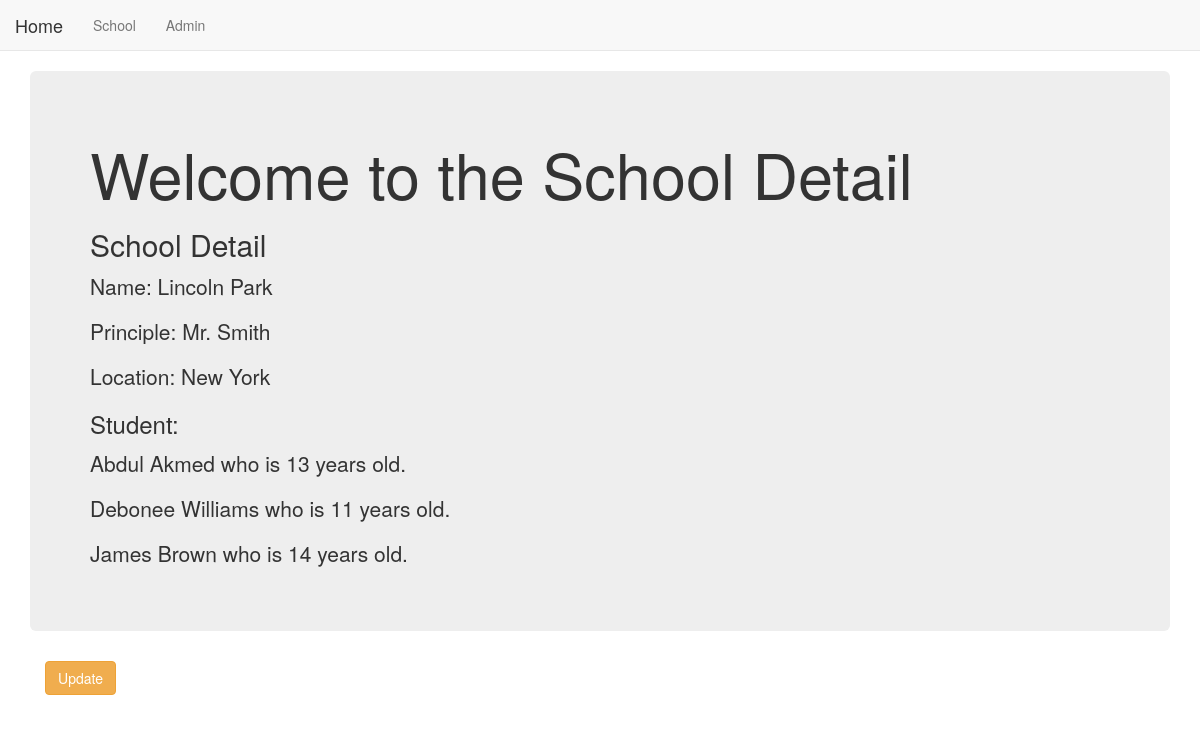
/temp_app/2/, run on an earlier commit of the app's database.
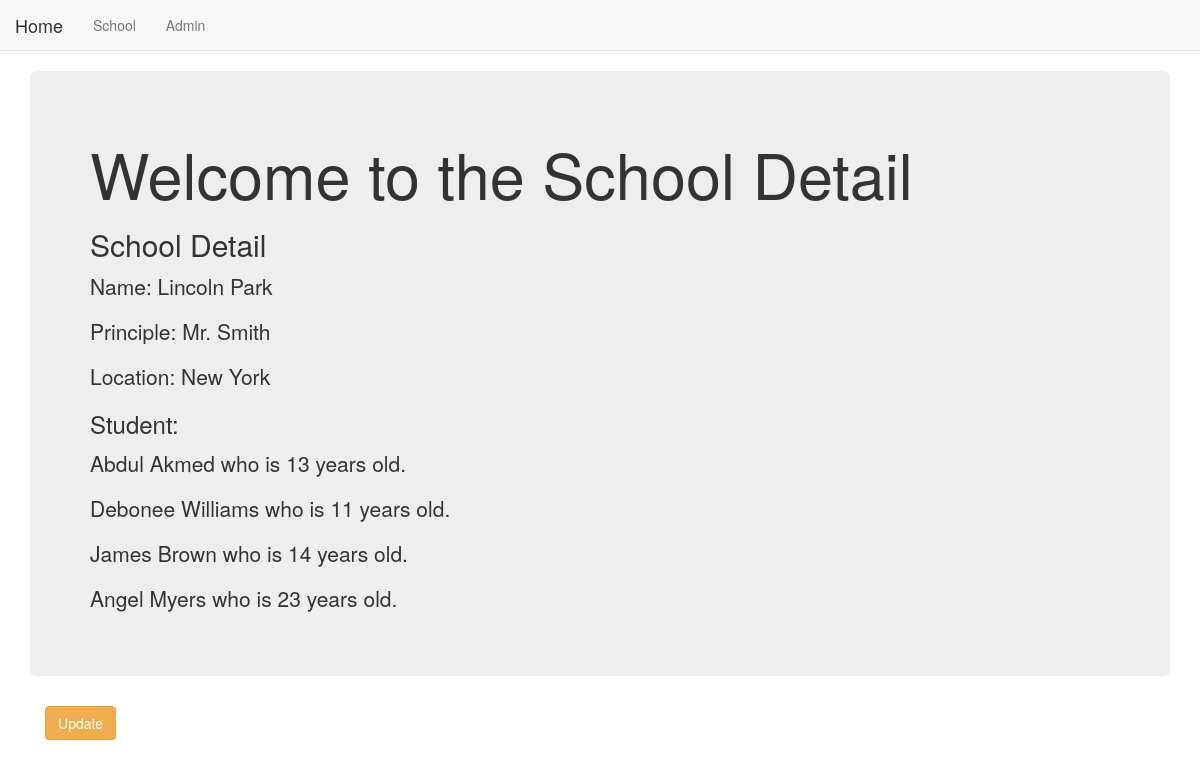
And on a later commit of the database.
### temp_app/models.py (models this page shows, shortened)
class School(models.Model):
    name = models.CharField(max_length=256)
    principal = models.CharField(max_length=256)
    location = models.CharField(max_length=256)

class Student(models.Model):
    name = models.CharField(max_length=256)
    age = models.PositiveIntegerField()
    School = models.ForeignKey(School,related_name='students', on_delete=models.CASCADE)

### temp_app/views.py (the view)
# urls.py: url(r'^(?P<pk>\d+)/$', views.SchoolDetailView.as_view(), name='detail'),
class SchoolDetailView(DetailView):
    model = models.School
    template_name = 'temp_app/school_detail.html'
    context_object_name = 'school_detail'

### temp_app/templates/temp_app/school_detail.html
{% extends "temp_app/basic_app_base.html" %}
{% block body_block %}
<div class="jumbotron">
    <h1>Welcome to the School Detail</h1>
    <h2>School Detail</h2>
    <p>
        Name: {{school_detail.name}}
    </p>
    <p>
        Principle: {{school_detail.principal}}
    </p>
    <p>
        Location: {{school_detail.location}}
    </p>
    <h3>Student:</h3>
    {% if school_detail.students.all.count > 0 %}
    {% for student in school_detail.students.all %}
    <p>{{student.name}} who is {{student.age}} years old.</p>
    {% endfor %}
    {% else %}
    <p>No students are attend this school.</p>
    {% endif %}
</div>
<div class="container">
    <p><a class="btn btn-warning" href="{% url 'temp_app:update' pk=school_detail.pk %}">Update</a></p>
</div>
{% endblock %}

### temp_app/templates/temp_app/basic_app_base.html (shortened to what this page needs)
<!DOCTYPE html>
<html lang="en">
<head>
    <link rel="stylesheet" href="https://cdn.jsdelivr.net/npm/bootstrap@3.4.1/dist/css/bootstrap.min.css"
>
</head>
<body>
    <nav class="navbar navbar-default navbar-static-top">
        <ul class="nav navbar-nav">
            <li><a href="{% url 'index' %}" class="navbar-brand">Home</a></li>
            <li><a href="{% url 'temp_app:list' %}" class="navbar-link">School</a></li>
            <li><a href="{% url 'admin:index' %}" class="navbar-link">Admin</a></li>
            <li><a href="#" class="navbar-link"></a></li>
        </ul>
    </nav>
    <div class="container">
        {% block body_block %}
        {% endblock %}
    </div>
</body>
</html>

What changed in the data, as far as the page shows it:
added Student: name "Angel Myers", age "23"
